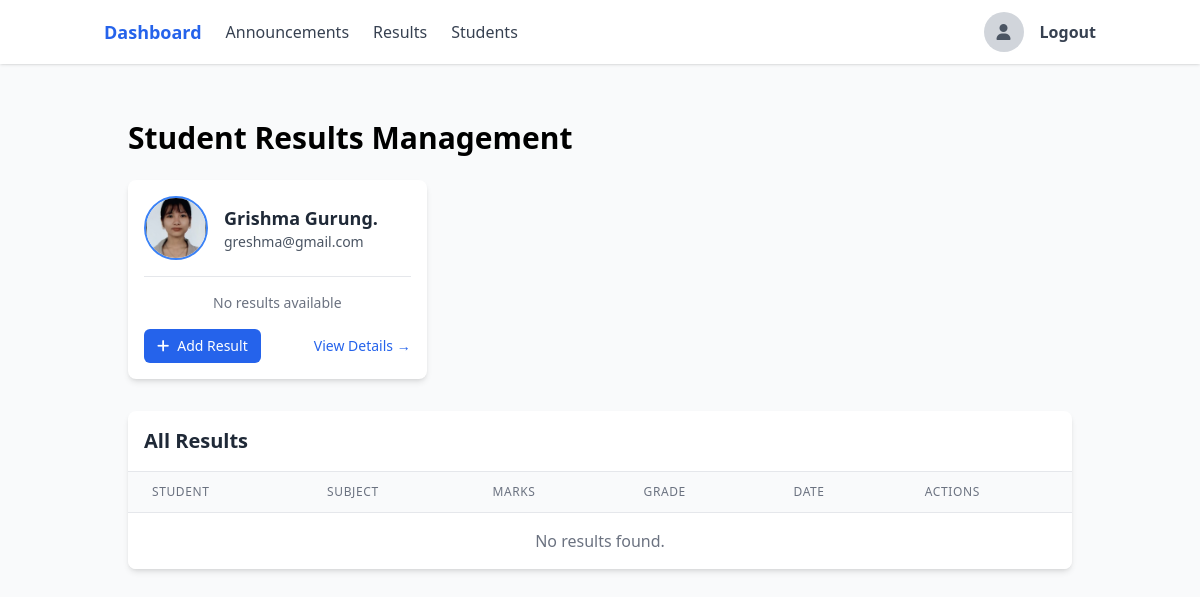
Page /teacher/results/ (signed in) on the earlier database version.
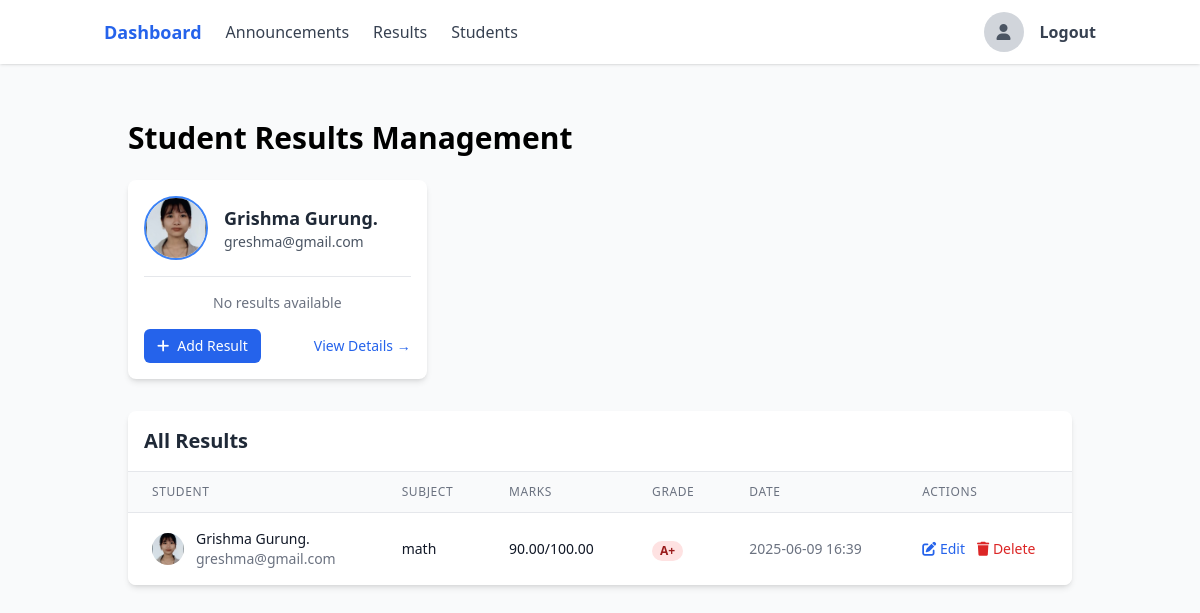
Same page on the later database version.
### users/models.py (models this page shows, shortened)
class User(AbstractBaseUser, PermissionsMixin):
    ROLE_CHOICES = [
        ('teacher', 'Teacher'),
        ('student', 'Student'),
        ('admin', 'Admin'),
    ]
    email = models.EmailField(unique=True)
    role = models.CharField(max_length=10, choices=ROLE_CHOICES)
    is_active = models.BooleanField(default=True)
    is_staff = models.BooleanField(default=False)
    profile_image = models.ImageField(upload_to=user_profile_image_path, null=True, blank=True)
    full_name = models.CharField(max_length=255, null=True, blank=True)
    bio = models.TextField(null=True, blank=True)
    USERNAME_FIELD = 'email'
    REQUIRED_FIELDS = ['role']
    objects = UserManager()
    @property
    def is_teacher(self):
        return self.role == 'teacher'
    def get_full_name(self):
        return self.full_name or self.email.split('@')[0]

class Result(models.Model):
    GRADE_CHOICES = [
        ('A+', 'A+'),
        ('A', 'A'),
        ('B+', 'B+'),
        ('B', 'B'),
        ('C+', 'C+'),
        ('C', 'C'),
        ('D+', 'D+'),
        ('D', 'D'),
        ('F', 'F'),
    ]
    GRADE_RANGES = {
        'A+': (90, 100),
        'A': (80, 89.99),
        'B+': (70, 79.99),
        'B': (60, 69.99),
        'C+': (50, 59.99),
        'C': (40, 49.99),
        'D+': (35, 39.99),
        'D': (30, 34.99),
        'F': (0, 29.99),
    }
    PERFORMANCE_CHOICES = [
        ('excellent', 'Excellent'),
        ('very_good', 'Very Good'),
        ('good', 'Good'),
        ('satisfactory', 'Satisfactory'),
        ('needs_improvement', 'Needs Improvement'),
        ('poor', 'Poor'),
    ]
    student = models.ForeignKey(User, on_delete=models.CASCADE, related_name='results')
    subject = models.CharField(max_length=100)
    marks_obtained = models.DecimalField(max_digits=5, decimal_places=2)
    total_marks = models.DecimalField(max_digits=5, decimal_places=2, default=100)
    grade = models.CharField(max_length=2, choices=GRADE_CHOICES)
    remarks = models.TextField(blank=True, null=True)
    overall_performance = models.CharField(max_length=20, choices=PERFORMANCE_CHOICES, blank=True, null=True)
    created_by = models.ForeignKey(User, on_delete=models.CASCADE, related_name='results_created')
    created_at = models.DateTimeField(default=timezone.now)
    updated_at = models.DateTimeField(auto_now=True)
    class Meta:
        ordering = ['-created_at']
        unique_together = ['student', 'subject']

### users/views.py (the view)
# urls.py: path('teacher/results/', views.teacher_results, name='teacher_results'),
@login_required
def teacher_results(request):
    if not request.user.is_teacher:
        return redirect('login')
    students = User.objects.filter(role='student')
    results = Result.objects.all().order_by('-created_at')
    return render(request, 'users/teacher_results.html', {
        'students': students,
        'results': results
    })

### users/templates/users/teacher_results.html (shortened to what the changed rows need)
{% extends 'users/base.html' %}
{% block content %}
<div class="container mx-auto p-6">
    <h1 class="text-3xl font-bold mb-6">Student Results Management</h1>
    <div class="grid grid-cols-1 md:grid-cols-2 lg:grid-cols-3 xl:grid-cols-4 gap-6 mb-8">
        {% for student in students %}
        <div class="bg-white rounded-lg shadow-md hover:shadow-lg transition-shadow duration-200">
            <div class="p-4">
                <div class="flex items-center space-x-4 mb-4">
                    {% if student.profile_image %}
                        <img src="{{ student.profile_image.url }}" alt="{{ student.get_full_name }}"
                             class="w-16 h-16 rounded-full object-cover border-2 border-blue-500">
                    {% else %}
                        <div class="w-16 h-16 rounded-full bg-gray-200 flex items-center justify-center">
                            <i class="fas fa-user text-gray-400 text-2xl"></i>
                        </div>
                    {% endif %}
                    <div>
                        <h3 class="font-semibold text-lg text-gray-800">{{ student.get_full_name }}</h3>
                        <p class="text-gray-600 text-sm">{{ student.email }}</p>
                    </div>
                </div>
                <div class="border-t pt-4">
                    {% with student_results=student.result_set.all %}
                        {% if student_results %}
                            <div class="space-y-2">
                                {% for result in student_results|slice:":3" %}
                                <div class="flex justify-between items-center text-sm">
                                    <span class="text-gray-600">{{ result.subject }}</span>
                                    <span class="font-medium {% if result.grade in 'ABC' %}text-green-600{% elif result.grade == 'D' %}text-yellow-600{% else %}text-red-600{% endif %}">
                                        {{ result.grade }} ({{ result.marks_obtained }}/{{ result.total_marks }})
                                    </span>
                                </div>
                                {% endfor %}
                                {% if student_results|length > 3 %}
                                    <p class="text-blue-600 text-sm text-center">+{{ student_results|length|add:"-3" }} more subjects</p>
                                {% endif %}
                            </div>
                        {% else %}
                            <p class="text-gray-500 text-sm text-center">No results available</p>
                        {% endif %}
                    {% endwith %}
                </div>
                <div class="mt-4 flex justify-between items-center">
                    <a href="{% url 'teacher_add_result' student.id %}"
                       class="inline-flex items-center px-3 py-2 border border-transparent text-sm leading-4 font-medium rounded-md text-white bg-blue-600 hover:bg-blue-700 focus:outline-none focus:ring-2 focus:ring-offset-2 focus:ring-blue-500">
                        <i class="fas fa-plus mr-2"></i>Add Result
                    </a>
                    <a href="{% url 'teacher_student_detail' student.id %}"
                       class="text-blue-600 hover:text-blue-800 text-sm">
                        View Details →
                    </a>
                </div>
            </div>
        </div>
        {% empty %}
        <div class="col-span-full">
            <div class="bg-white rounded-lg shadow-md p-6 text-center">
                <p class="text-gray-600">No students found.</p>
            </div>
        </div>
        {% endfor %}
    </div>
    <div class="bg-white rounded-lg shadow-md overflow-hidden">
        <div class="p-4 border-b">
            <h2 class="text-xl font-semibold text-gray-800">All Results</h2>
        </div>
        <div class="overflow-x-auto">
            <table class="min-w-full divide-y divide-gray-200">
                <thead class="bg-gray-50">
                    <tr>
                        <th class="px-6 py-3 text-left text-xs font-medium text-gray-500 uppercase tracking-wider">Student</th>
                        <th class="px-6 py-3 text-left text-xs font-medium text-gray-500 uppercase tracking-wider">Subject</th>
                        <th class="px-6 py-3 text-left text-xs font-medium text-gray-500 uppercase tracking-wider">Marks</th>
                        <th class="px-6 py-3 text-left text-xs font-medium text-gray-500 uppercase tracking-wider">Grade</th>
                        <th class="px-6 py-3 text-left text-xs font-medium text-gray-500 uppercase tracking-wider">Date</th>
                        <th class="px-6 py-3 text-left text-xs font-medium text-gray-500 uppercase tracking-wider">Actions</th>
                    </tr>
                </thead>
                <tbody class="bg-white divide-y divide-gray-200">
                    {% for result in results %}
                    <tr>
                        <td class="px-6 py-4 whitespace-nowrap">
                            <div class="flex items-center">
                                {% if result.student.profile_image %}
                                    <img src="{{ result.student.profile_image.url }}" alt="{{ result.student.get_full_name }}"
                                         class="w-8 h-8 rounded-full object-cover mr-3">
                                {% else %}
                                    <div class="w-8 h-8 rounded-full bg-gray-200 flex items-center justify-center mr-3">
                                        <i class="fas fa-user text-gray-400"></i>
                                    </div>
                                {% endif %}
                                <div>
                                    <div class="text-sm font-medium text-gray-900">{{ result.student.get_full_name }}</div>
                                    <div class="text-sm text-gray-500">{{ result.student.email }}</div>
                                </div>
                            </div>
                        </td>
                        <td class="px-6 py-4 whitespace-nowrap text-sm text-gray-900">{{ result.subject }}</td>
                        <td class="px-6 py-4 whitespace-nowrap text-sm text-gray-900">{{ result.marks_obtained }}/{{ result.total_marks }}</td>
                        <td class="px-6 py-4 whitespace-nowrap">
                            <span class="px-2 inline-flex text-xs leading-5 font-semibold rounded-full
                                {% if result.grade in 'ABC' %}bg-green-100 text-green-800
                                {% elif result.grade == 'D' %}bg-yellow-100 text-yellow-800
                                {% else %}bg-red-100 text-red-800{% endif %}">
                                {{ result.grade }}
                            </span>
                        </td>
                        <td class="px-6 py-4 whitespace-nowrap text-sm text-gray-500">{{ result.created_at|date:"Y-m-d H:i" }}</td>
                        <td class="px-6 py-4 whitespace-nowrap text-sm font-medium">
                            <div class="flex space-x-3">
                                <a href="{% url 'teacher_edit_result' result.id %}"
                                   class="text-blue-600 hover:text-blue-900">
                                    <i class="fas fa-edit"></i> Edit
                                </a>
                                <button onclick="confirmDelete('{% url 'teacher_delete_result' result.id %}')"
                                        class="text-red-600 hover:text-red-900">
                                    <i class="fas fa-trash"></i> Delete
                                </button>
                            </div>
                        </td>
                    </tr>
                    {% empty %}
                    <tr>
                        <td colspan="6" class="px-6 py-4 text-center text-gray-500">No results found.</td>
                    </tr>
                    {% endfor %}
                </tbody>
            </table>
        </div>
    </div>
</div>
{% endblock %}

Differences in the rows shown:
added Result: student.profile_image (picture), student.get_full_name "Grishma Gurung.", student.email "greshma@gmail.com", subject "math", marks_obtained "90.00", total_marks "100.00", grade "A+", created_at "2025-06-09 16:39"
Other differences:
text no longer shown: "No results found."
